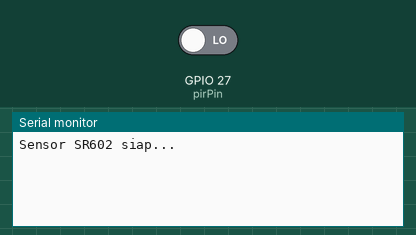
Simulated run of this sketch. Board: ESP32. On the bench: the last lines printed to the serial monitor. The test bench sets the inputs (shaded band); at power-on: GPIO 27 (pirPin) LOW.

Above: at 1.2 s.
1.3 s: GPIO 27 (pirPin) driven HIGH
At 2.0 s:
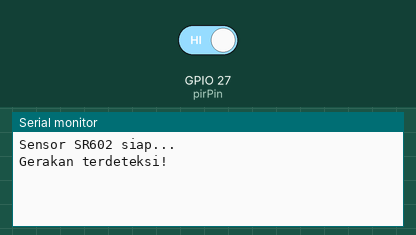
2.8 s: GPIO 27 (pirPin) driven LOW
At 4.3 s:
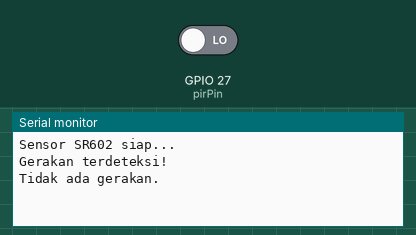

The sketch:

pir.ino
```cpp
// Pin sensor PIR SR602

//ESP32
const int pirPin = 27;

// Variabel untuk menyimpan status PIR
int pirState = LOW;

void setup() {
  Serial.begin(115200);

  pinMode(pirPin, INPUT);

  Serial.println("Sensor SR602 siap...");
}

void loop() {
  int val = digitalRead(pirPin);

  if (val == HIGH && pirState == LOW) {
    Serial.println("Gerakan terdeteksi!");
    pirState = HIGH;
  }
  else if (val == LOW && pirState == HIGH) {
    Serial.println("Tidak ada gerakan.");
    pirState = LOW;
  }

  delay(100);
}
```

Measured:
- after the input at 1.3 s, the serial monitor: prints a new line at once (image 1)
- after the input at 2.8 s, the serial monitor: prints a new line at once (image 2)
